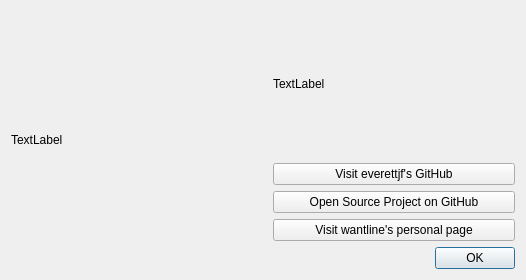
<?xml version="1.0" encoding="UTF-8"?>
<ui version="4.0">
 <class>AboutDialog</class>
 <widget class="QDialog" name="AboutDialog">
  <property name="geometry">
   <rect>
    <x>0</x>
    <y>0</y>
    <width>526</width>
    <height>280</height>
   </rect>
  </property>
  <property name="windowTitle">
   <string>About MachOExplorer</string>
  </property>
  <layout class="QHBoxLayout" name="horizontalLayout_2">
   <item>
    <widget class="QLabel" name="label">
     <property name="minimumSize">
      <size>
       <width>256</width>
       <height>256</height>
      </size>
     </property>
     <property name="maximumSize">
      <size>
       <width>256</width>
       <height>256</height>
      </size>
     </property>
     <property name="text">
      <string>TextLabel</string>
     </property>
    </widget>
   </item>
   <item>
    <layout class="QVBoxLayout" name="verticalLayout">
     <item>
      <spacer name="verticalSpacer">
       <property name="orientation">
        <enum>Qt::Vertical</enum>
       </property>
       <property name="sizeHint" stdset="0">
        <size>
         <width>20</width>
         <height>40</height>
        </size>
       </property>
      </spacer>
     </item>
     <item>
      <widget class="QLabel" name="label_info">
       <property name="text">
        <string>TextLabel</string>
       </property>
      </widget>
     </item>
     <item>
      <spacer name="verticalSpacer_2">
       <property name="orientation">
        <enum>Qt::Vertical</enum>
       </property>
       <property name="sizeHint" stdset="0">
        <size>
         <width>20</width>
         <height>40</height>
        </size>
       </property>
      </spacer>
     </item>
     <item>
      <widget class="QPushButton" name="pushButton_everettjf">
       <property name="text">
        <string>Visit everettjf's GitHub</string>
       </property>
       <property name="autoDefault">
        <bool>false</bool>
       </property>
       <property name="flat">
        <bool>false</bool>
       </property>
      </widget>
     </item>
     <item>
      <widget class="QPushButton" name="pushButton_project">
       <property name="text">
        <string>Open Source Project on GitHub</string>
       </property>
       <property name="autoDefault">
        <bool>false</bool>
       </property>
       <property name="flat">
        <bool>false</bool>
       </property>
      </widget>
     </item>
     <item>
      <widget class="QPushButton" name="pushButton_wantline">
       <property name="text">
        <string>Visit wantline's personal page</string>
       </property>
       <property name="autoDefault">
        <bool>false</bool>
       </property>
       <property name="flat">
        <bool>false</bool>
       </property>
      </widget>
     </item>
     <item>
      <layout class="QHBoxLayout" name="horizontalLayout">
       <item>
        <spacer name="horizontalSpacer">
         <property name="orientation">
          <enum>Qt::Horizontal</enum>
         </property>
         <property name="sizeHint" stdset="0">
          <size>
           <width>40</width>
           <height>20</height>
          </size>
         </property>
        </spacer>
       </item>
       <item>
        <widget class="QPushButton" name="pushButton">
         <property name="text">
          <string>OK</string>
         </property>
         <property name="flat">
          <bool>false</bool>
         </property>
        </widget>
       </item>
      </layout>
     </item>
    </layout>
   </item>
  </layout>
 </widget>
 <resources/>
 <connections/>
</ui>
